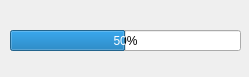
<?xml version="1.0" encoding="UTF-8"?>
<ui version="4.0">
 <class>ProgressDialog</class>
 <widget class="QDialog" name="ProgressDialog">
  <property name="geometry">
   <rect>
    <x>0</x>
    <y>0</y>
    <width>249</width>
    <height>77</height>
   </rect>
  </property>
  <property name="sizePolicy">
   <sizepolicy hsizetype="Fixed" vsizetype="Fixed">
    <horstretch>0</horstretch>
    <verstretch>0</verstretch>
   </sizepolicy>
  </property>
  <property name="minimumSize">
   <size>
    <width>249</width>
    <height>77</height>
   </size>
  </property>
  <property name="windowTitle">
   <string>In Progress</string>
  </property>
  <widget class="QProgressBar" name="progressBar">
   <property name="geometry">
    <rect>
     <x>10</x>
     <y>30</y>
     <width>231</width>
     <height>21</height>
    </rect>
   </property>
   <property name="value">
    <number>50</number>
   </property>
  </widget>
  <widget class="QLabel" name="label">
   <property name="geometry">
    <rect>
     <x>10</x>
     <y>10</y>
     <width>201</width>
     <height>16</height>
    </rect>
   </property>
   <property name="font">
    <font>
     <pointsize>10</pointsize>
    </font>
   </property>
   <property name="text">
    <string/>
   </property>
  </widget>
 </widget>
 <resources/>
 <connections/>
</ui>
